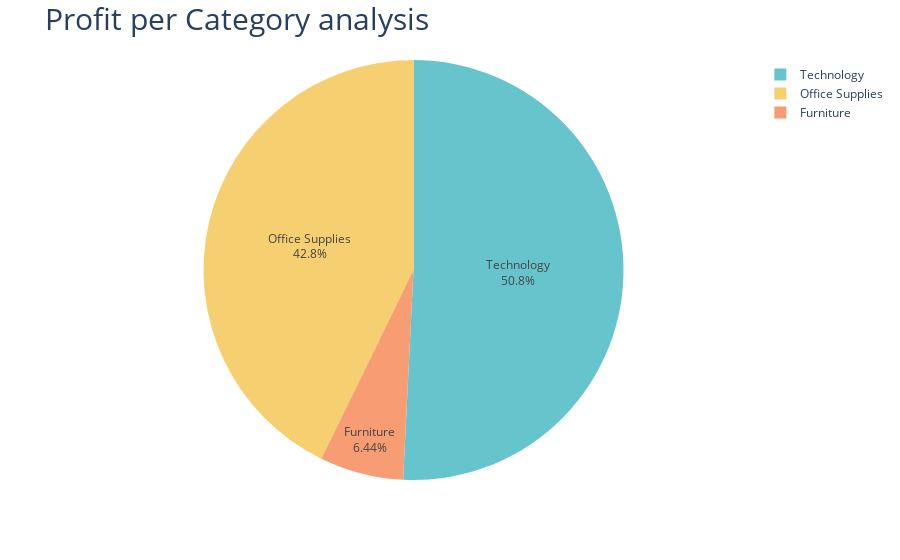

Notebook source saved alongside this figure:
### Code cell
fig5 = px.pie(profit_by_category,
              names = 'Category',
              values = 'Profit',
              hole = 0,
              color_discrete_sequence = px.colors.qualitative.Pastel)
fig5.update_traces(textposition = 'inside',textinfo = 'percent + label')
fig5.update_layout(title_text = 'Profit per Category analysis',title_font = dict(size = 30))
fig5.show()

### Figure 1 — Plotly figure (JSON) as saved in the notebook; plotly's stock layout.template omitted (floating-point values rounded to 4 significant figures)
{"data": [{"domain": {"x": [0, 1], "y": [0, 1]}, "hole": 0, "hovertemplate": "Category=%{label}<br>Profit=%{value}<extra></extra>", "labels": ["Furniture", "Office Supplies", "Technology"], "legendgroup": "", "name": "", "showlegend": true, "textinfo": "percent+label", "textposition": "inside", "type": "pie", "values": [18450.0, 122500.0, 145500.0]}], "layout": {"autosize": true, "legend": {"tracegroupgap": 0}, "margin": {"t": 60}, "piecolorway": ["rgb(102, 197, 204)", "rgb(246, 207, 113)", "rgb(248, 156, 116)", "rgb(220, 176, 242)", "rgb(135, 197, 95)", "rgb(158, 185, 243)", "rgb(254, 136, 177)", "rgb(201, 219, 116)", "rgb(139, 224, 164)", "rgb(180, 151, 231)", "rgb(179, 179, 179)"], "title": {"font": {"size": 30}, "text": "Profit per Category analysis"}}}
